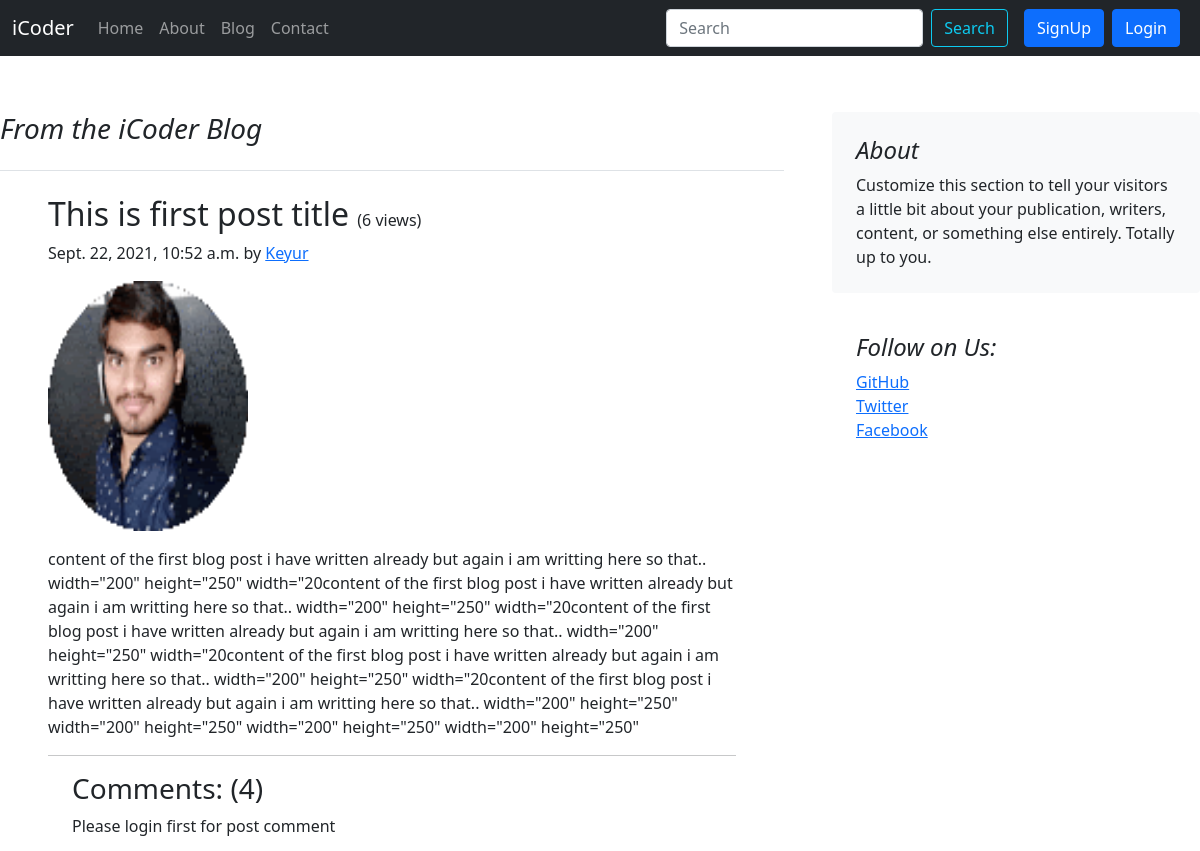
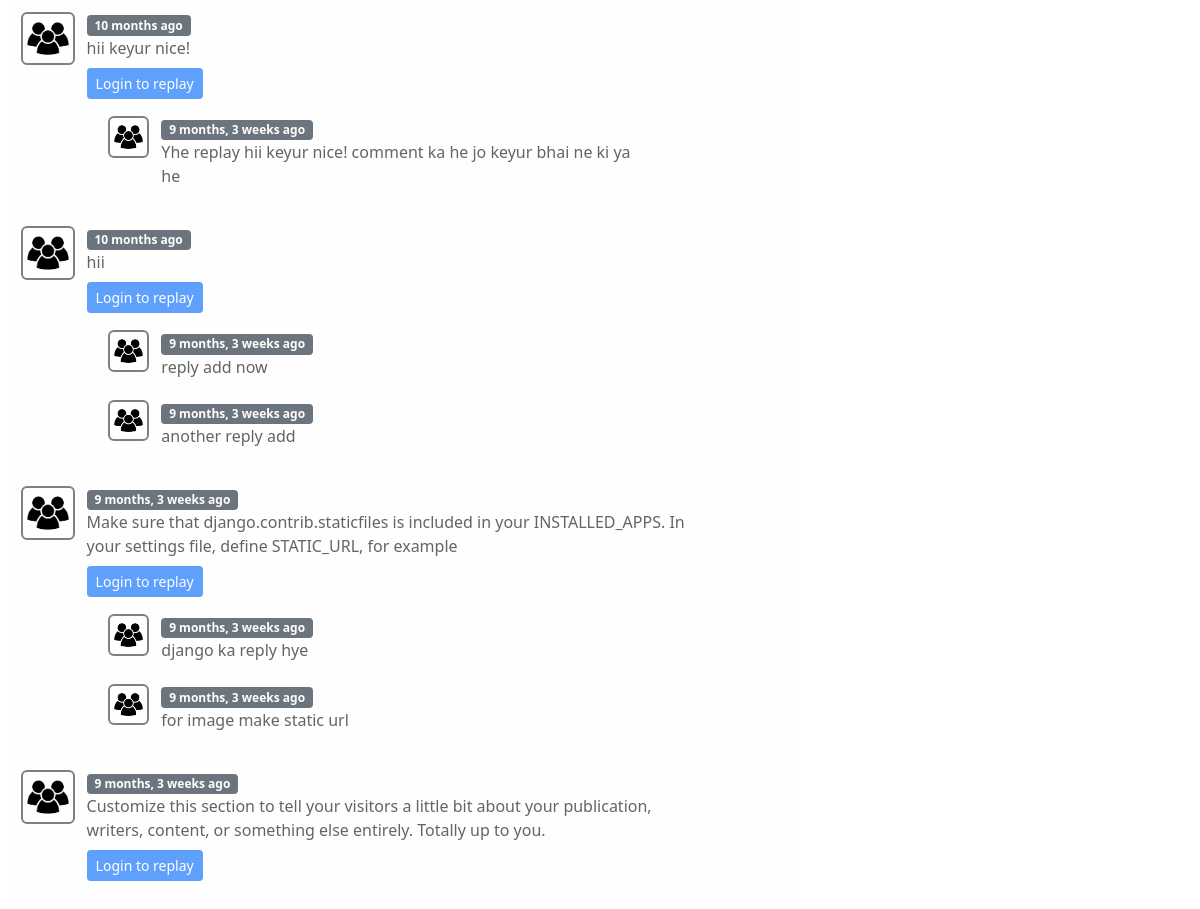
/blog/first-post, run on the app's committed database (2 pictures, top to bottom).
### blog/models.py (models this page shows, shortened)
class Post(models.Model):
    sno = models.AutoField(primary_key=True)
    title = models.CharField(max_length=50)
    content = models.TextField()
    author = models.CharField(max_length=50)
    slug = models.CharField(max_length=100, default="")
    image = models.ImageField(upload_to = 'blog/images')
    views= models.IntegerField(default=0)
    timeStamp = models.DateTimeField(blank=True)

class BlogComment(models.Model):
    postSno = models.AutoField(primary_key=True)
    comment = models.TextField()
    user = models.ForeignKey(User, on_delete=models.CASCADE)
    post = models.ForeignKey(Post, on_delete=models.CASCADE)
    parent = models.ForeignKey('self',  on_delete=models.CASCADE, null=True)
    timeStamp = models.DateTimeField(default=now)

### blog/views.py (the view)
# urls.py: path('<str:slug>', views.blogpost, name='BlogPost'),  #2. /blog/string  A string given as slug
def blogpost(request, slug):
    post = Post.objects.filter(slug=slug).first()  #  Post.objects.filter(slug=slug)[0]
    post.views= post.views +1
    post.save()
    comments = BlogComment.objects.filter(post=post, parent=None)
    replies = BlogComment.objects.filter(post=post).exclude(parent=None)
    replyDict = {}
    for reply in replies:
        if reply.parent.postSno not in replyDict.keys():
            replyDict[reply.parent.postSno] = [reply]
        else:
            replyDict[reply.parent.postSno].append(reply)
    context = {'post' : post, 'comments': comments, 'user': request.user, 'replyDict':replyDict}
    return render(request, 'blog/blogpost.html', context)

### blog/templatetags/extras.py (called while the page is built)
@register.filter(name='get_val')
def get_val(dict, key):
    return dict.get(key)

### templates/blog/blogpost.html (shortened to what this page needs)
{% extends 'base.html' %}
{% load static %}
{% load humanize %}
{% load extras %}
{% block body %}
<div class="row g-5 my-2">
  <div class="col-md-8">
    <h3 class="pb-4 mb-4 fst-italic border-bottom">
      From the iCoder Blog
    </h3>
    <article class="blog-post container">
      <h2 class="blog-post-title">{{post.title}} <span id="views">({{post.views}} views)</span></h2>
      <p class="blog-post-meta">{{post.timeStamp}} by <a href="#">{{post.author}}</a></p>
      <img src="/media/{{post.image}}" width="200" height="250">
      <p>{{post.content|safe}}</p>
      <hr>
    </article>
    <div class="container my-3 mx-4">
      <h3>Comments: ({{comments.count}})</h3>
      {% if user.is_authenticated %}
      <form action="/blog/postComment" method="post">
        {% csrf_token %}
        <div class="mb-3">
          <label for="comment" class="form-label">Post Comment</label>
          <input type="text" class="form-control" id="Comment" name="comment" placeholder="Enter comment here" required>
        </div>
        <input type="hidden" name="sno" value="{{post.sno}}">
        <input type="hidden" name="parentSno" value="">
        <button type="submit" class="btn btn-primary">Submit</button>
      </form>
      {% else %}
      <p> Please login first for post comment </P>
      {% endif %}
    </div>
    {% for comment in comments %}
    <div class="container row alert alert-light comment_div" role="alert">
      <img src="{% static 'image/user.png' %}" class="col-md-2 user" alt="User">
      <div class="col-md-10">
        <span class="badge bg-secondary">{{comment.timeStamp | naturaltime}}</span>
        <div>{{comment.comment}}</div>
        <div class="replay mx-0 my-2">
          {% if user.is_authenticated %}
          <button class="btn btn-primary btn-sm" type="button" data-bs-toggle="collapse"
            data-bs-target="#replay{{comment.postSno}}" aria-expanded="false" aria-controls="replay{{comment.postSno}}">
            Replay
          </button>
          <div class="collapse" id="replay{{comment.postSno}}">
            <div class="card card-body my-2">
              <form action="/blog/postComment" method="post">
                {% csrf_token %}
                <div class="form-group">
                  <label for="comment">Post a reply:-</label>
                  <input type="text" class="form-control" name="comment" placeholder="Enter reply of this comment" required>
                  <input type="hidden" name="parentSno" value="{{comment.postSno}}">
                </div>
                <input type="hidden" name="sno" value="{{post.sno}}">
                <button type="submit" class="btn btn-primary my-1">Submit</button>
              </form>
            </div>
          </div>
          {% else %}
          <button class="btn btn-primary btn-sm" type="button" data-bs-toggle="collapse"
            data-bs-target="#replay{{comment.postSno}}" aria-expanded="false" aria-controls="replay{{comment.postSno}}"
            disabled> Login to replay </button>
          {% endif %}
          <div class="replies my-2 mx-0">
            {% for reply in replyDict|get_val:comment.postSno %}
            <div class="container row alert alert-light comment_div" role="alert">
              <img src="{% static 'image/user.png' %}" class="col-md-2 user" alt="User">
              <div class="col-md-10">
                <span class="badge bg-secondary">{{reply.timeStamp | naturaltime}}</span>
                <div>{{reply.comment}}</div>
              </div>
            </div>
            {% endfor %}
          </div>
        </div>
      </div>
    </div>
    {% endfor %}
  </div>
  <div class="col-md-4">
    <div class="position-sticky" style="top: 2rem;">
      <div class="p-4 mb-3 bg-light rounded">
        <h4 class="fst-italic">About</h4>
        <p class="mb-0">Customize this section to tell your visitors a little bit about your publication, writers,
          content, or something else entirely. Totally up to you.</p>
      </div>
      <div class="p-4">
        <h4 class="fst-italic">Follow on Us:</h4>
        <ol class="list-unstyled">
          <li><a href="#">GitHub</a></li>
          <li><a href="#">Twitter</a></li>
          <li><a href="#">Facebook</a></li>
        </ol>
      </div>
    </div>
  </div>
</div>
{% endblock body %}

### templates/blog/blogpost.html (style rules this page uses)
.user { width: 7%; height: 6%; border: 2px solid grey; border-radius: 6px; padding: 4px; }
.comment_div { margin:0.2rem; margin-left: 12px; padding: 0.5rem; }
#views { font-size: 16px; }

### data on the page
Post: title "This is first post title", views "6", timeStamp "Sept. 22, 2021, 10:52 a.m.", author "Keyur", image (picture), content "content of the first blog post i have written already but again i am writting here so that.. width=\"200\" height=\"250\" width=\"20content of the first blog post i have written already but again i am writting here so that.. width=\"200\" height=\"250\" width=\"20content of the first blog post i have written already but again i am writting here so that.. width=\"200\" height=\"250\" width=\"20content of the first blog post i have written already but again i am writting here so that.. width=\"200\" height=\"250\" width=\"20content of the first blog post i have written already but again i am writting here so that.. width=\"200\" height=\"250\" width=\"200\" height=\"250\" width=\"200\" height=\"250\" width=\"200\" height=\"250\""
BlogComment: timeStamp "10 months ago", comment "hii keyur nice!"
BlogComment: timeStamp "9 months, 3 weeks ago", comment "Yhe replay hii keyur nice! comment ka he jo keyur bhai ne ki ya he"
BlogComment: timeStamp "10 months ago", comment "hii"
BlogComment: timeStamp "9 months, 3 weeks ago", comment "reply add now"
BlogComment: timeStamp "9 months, 3 weeks ago", comment "another reply add"
BlogComment: timeStamp "9 months, 3 weeks ago", comment "Make sure that django.contrib.staticfiles is included in your INSTALLED_APPS. In your settings file, define STATIC_URL, for example"
BlogComment: timeStamp "9 months, 3 weeks ago", comment "django ka reply hye"
BlogComment: timeStamp "9 months, 3 weeks ago", comment "for image make static url"
BlogComment: timeStamp "9 months, 3 weeks ago", comment "Customize this section to tell your visitors a little bit about your publication, writers, content, or something else entirely. Totally up to you."

### other printed values
{{ comments.count }} "4"
